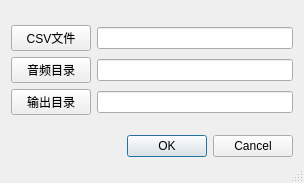
<?xml version="1.0" encoding="UTF-8"?>
<ui version="4.0">
 <class>Dialog</class>
 <widget class="QDialog" name="Dialog">
  <property name="geometry">
   <rect>
    <x>0</x>
    <y>0</y>
    <width>304</width>
    <height>183</height>
   </rect>
  </property>
  <property name="sizePolicy">
   <sizepolicy hsizetype="Minimum" vsizetype="Minimum">
    <horstretch>0</horstretch>
    <verstretch>0</verstretch>
   </sizepolicy>
  </property>
  <property name="minimumSize">
   <size>
    <width>304</width>
    <height>183</height>
   </size>
  </property>
  <property name="windowTitle">
   <string>Dialog</string>
  </property>
  <property name="sizeGripEnabled">
   <bool>true</bool>
  </property>
  <property name="modal">
   <bool>true</bool>
  </property>
  <layout class="QHBoxLayout" name="horizontalLayout">
   <item>
    <layout class="QVBoxLayout" name="verticalLayout">
     <item>
      <layout class="QGridLayout" name="gridLayout">
       <item row="0" column="0">
        <widget class="QPushButton" name="pushButton">
         <property name="text">
          <string>CSV文件</string>
         </property>
        </widget>
       </item>
       <item row="0" column="1">
        <widget class="QLineEdit" name="lineEdit"/>
       </item>
       <item row="1" column="1">
        <widget class="QLineEdit" name="lineEdit_2"/>
       </item>
       <item row="2" column="0">
        <widget class="QPushButton" name="pushButton_3">
         <property name="text">
          <string>输出目录</string>
         </property>
        </widget>
       </item>
       <item row="2" column="1">
        <widget class="QLineEdit" name="lineEdit_3"/>
       </item>
       <item row="1" column="0">
        <widget class="QPushButton" name="pushButton_2">
         <property name="text">
          <string>音频目录</string>
         </property>
        </widget>
       </item>
      </layout>
     </item>
     <item>
      <widget class="QDialogButtonBox" name="buttonBox">
       <property name="orientation">
        <enum>Qt::Horizontal</enum>
       </property>
       <property name="standardButtons">
        <set>QDialogButtonBox::Cancel|QDialogButtonBox::Ok</set>
       </property>
      </widget>
     </item>
    </layout>
   </item>
  </layout>
 </widget>
 <resources/>
 <connections>
  <connection>
   <sender>buttonBox</sender>
   <signal>accepted()</signal>
   <receiver>Dialog</receiver>
   <slot>accept()</slot>
   <hints>
    <hint type="sourcelabel">
     <x>230</x>
     <y>153</y>
    </hint>
    <hint type="destinationlabel">
     <x>157</x>
     <y>182</y>
    </hint>
   </hints>
  </connection>
  <connection>
   <sender>buttonBox</sender>
   <signal>rejected()</signal>
   <receiver>Dialog</receiver>
   <slot>reject()</slot>
   <hints>
    <hint type="sourcelabel">
     <x>291</x>
     <y>159</y>
    </hint>
    <hint type="destinationlabel">
     <x>286</x>
     <y>182</y>
    </hint>
   </hints>
  </connection>
  <connection>
   <sender>pushButton</sender>
   <signal>clicked()</signal>
   <receiver>lineEdit</receiver>
   <slot>clear()</slot>
   <hints>
    <hint type="sourcelabel">
     <x>65</x>
     <y>29</y>
    </hint>
    <hint type="destinationlabel">
     <x>198</x>
     <y>28</y>
    </hint>
   </hints>
  </connection>
 </connections>
</ui>
